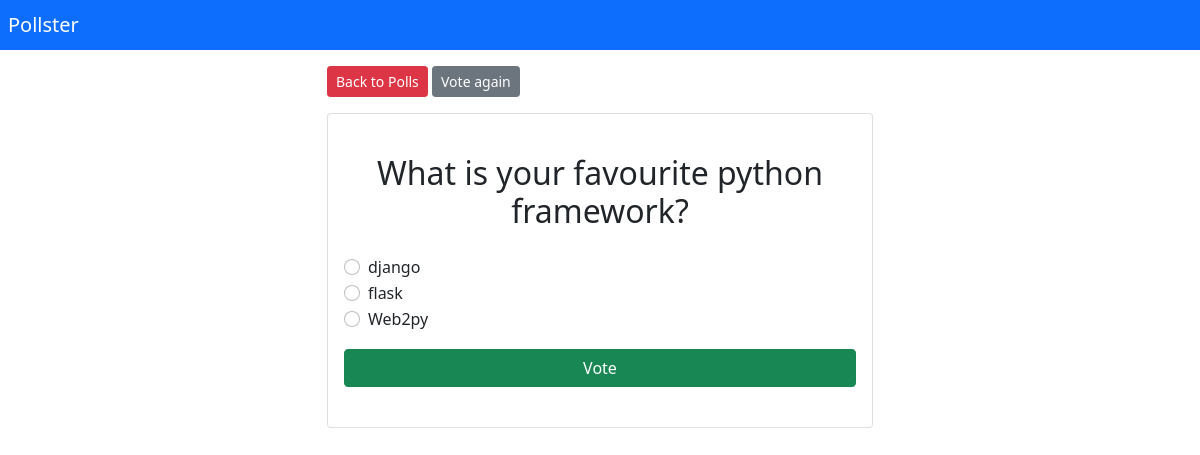
/polls/1, run on the app's committed database.
### polls/models.py (models this page shows, shortened)
class Question(models.Model):
    question_title=models.CharField(max_length=200)
    pub_date=models.DateTimeField(auto_now_add=True)

class Choice(models.Model):
    question = models.ForeignKey(Question,on_delete=models.CASCADE)
    choice_title=models.CharField(max_length=200)
    votes=models.IntegerField(default=0)
    def __str__(self):
        return self.choice_title

### polls/views.py (the view)
# urls.py: path('polls/<int:question_id>',polls_views.detail,name="detail_question"),
def detail(request,question_id):
    try:
        question=Question.objects.get(pk=question_id)
        choices=question.choice_set.all()
        context={'question':question,'choices':choices} # even if we pass just question thats enought
    except Question.DoesNotExist:
        raise Http404("Question Does Not Exist")
    return render(request,'polls/detail.html',context)

### polls/templates/polls/detail.html (shortened to what this page needs)
{% extends 'polls/base.html' %}
{% block content %}
<a href="{% url 'list'%}" class="btn btn-danger mb-3 mt-3 btn-sm">Back to Polls</a>
<a href="{% url 'detail_question' question.pk %}" class="btn btn-secondary mb-3 mt-3 btn-sm">Vote again</a>
<div class="card py-2">
    <div class="card-body">
        <h2 class="py-3"><center>{{question.question_title}}</center></h2>
        <form method="POST" action="{% url 'vote_question' question.pk %}" >
        {% for choice in choices %}
        <div class="form-check">
            <input class="form-check-input" name="choice" type="radio" value="{{choice.pk}}" id="choice {{ forloop.counter }}">
            <label class="form-check-label" for="choice{{forloop.counter}}" >
                {{choice}}
            </label>
         </div>
        {% endfor %}
        <div class="d-grid gap-2 py-3">
        <input type="submit" value="Vote" class="btn btn-success"/>
        </div>
    </form>
</div>
</div>
{% endblock %}

### data on the page
Question: question_title "What is your favourite python framework?"
Choice: choice_title "django"
Choice: choice_title "flask"
Choice: choice_title "Web2py"
